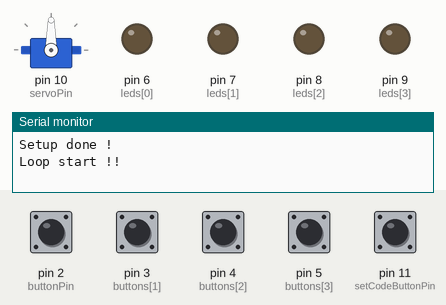
This sketch was run on a simulated Arduino Uno, built with avr-gcc and run on an emulated ATmega328P. Shown: servo, output pins drawn as LEDs (lit = HIGH), the last lines printed to the serial monitor. Dashed ring = blinking. Inputs (shaded band) come from the test bench; at power-on: pin 2 (buttonPin), pin 3 (buttons[1]), pin 4 (buttons[2]), pin 5 (buttons[3]), pin 11 (setCodeButtonPin) HIGH.

Above: at 1.3 s.
1.4 s: pin 11 (setCodeButtonPin) pulled LOW for 0.15 s
At 2.5 s:
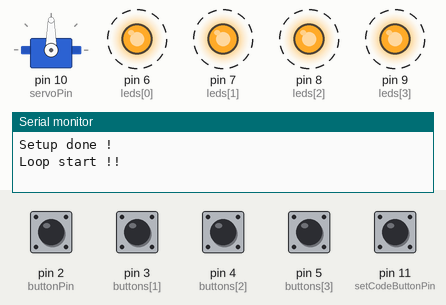
4.5 s: pin 2 (buttonPin) pulled LOW for 0.15 s
7.5 s: pin 11 (setCodeButtonPin) pulled LOW for 1 s
10.0 s: pin 3 (buttons[1]) pulled LOW for 0.15 s
At 10.6 s:
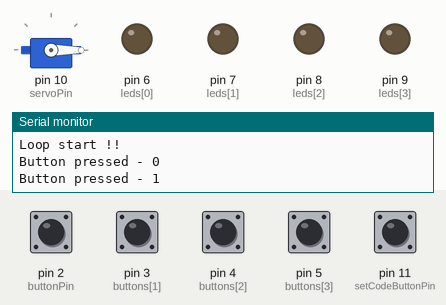
11.6 s: pin 2 (buttonPin) pulled LOW for 1 s
At 15.3 s:
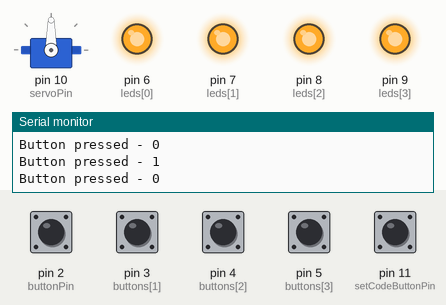
Timing chart, 0 to 15.6 s (numbered marks = the images above; inputs shaded):
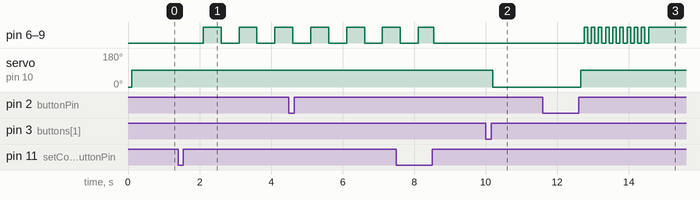

The sketch:

SafeBox.ino
```cpp
#include <Servo.h>

// constants won't change. They're used here to set pin numbers:
const int buttonPin = 2;  // the number of the pushbutton pin
const int ledPin = 7;    // the number of the LED pin

int debounceDelay = 50;

const int buttons[] = {2, 3, 4, 5};
const int leds[] = {6, 7, 8, 9};
const int maxCodeLength = 12;

long buttonsLastDebounceTime[4] = {0};
int buttonsState[4] = {0};
int buttonsPrevState[4] = {0};
int code[maxCodeLength] = {2, 2, 3, 4, -1, -1, -1, -1, -1, -1, -1};
int ledsState[4] = {0};

int setCodeButtonPin = 11;
int setCodeButtonState = 1;
int setCodeButtonPrevState = 1;
long setCodeButtonLastDebounceTime = 0;
int codeLength = 0;
int servoPin = 10;
bool isLock = true;
Servo servo;

bool readButton(int buttonPin, int& buttonState, int& prevButtonState, long& lastDebounceTime, int triggerState = 1){
  int reading = digitalRead(buttonPin);
  bool buttonReleased = false;
  // check to see if you just pressed the button
  // (i.e. the input went from LOW to HIGH), and you've waited long enough
  // since the last press to ignore any noise:
  // If the switch changed, due to noise or pressing:
  if (reading != prevButtonState) {
    // reset the debouncing timer
    lastDebounceTime = millis();

  }
  if ((millis() - lastDebounceTime) > debounceDelay) {
    // whatever the reading is at, it's been there for longer than the debounce
    // delay, so take it as the actual current state:
    // if the button state has changed:
    if (reading != buttonState) {
      buttonState = reading;
      if(reading == triggerState){
        buttonReleased = true;
      }
    }
  }

  prevButtonState = reading;
  return buttonReleased;
}

void setAllLedLeds(int state, int delayTime = 0){
  for( int i= 0; i < 4; i++){
    digitalWrite(leds[i], state);
    ledsState[i] = state;
    delay(delayTime);
  }
}

bool checkCode(int buttonIndex, int codePosition){
  return (buttonIndex == (code[codePosition] - 1));
}

int readCodeLength(){
  for(int i =0; i< maxCodeLength; i++){
    if(code[i] == -1){
      return i;
    }
  }
  return maxCodeLength;
}

void blinkLeds(int iteration){
  for(int i = 0; i < iteration; i++){
    setAllLedLeds(LOW);
    delay(100);
    setAllLedLeds(HIGH);
    delay(100);
  }
}

void setAllButtonState(int state = 0){
  for(int i =0; i < 4; i++){
    buttonsState[i] = state;
    buttonsPrevState[i] = state;
  }
}

void stopUpdatingCode(int codePosition){
  // Serial.println();
  // Serial.println("code :");
  for(int i = 0; i < maxCodeLength; i++){
    if(i < codePosition){
      // Serial.print(code[i]);
      // Serial.print(" ");
    }
    else{
      code[i] = -1;
    }
  }
  // Serial.println();
  setAllLedLeds(0);
  setAllButtonState(1);
}


void unlock(){
  servo.write(90);;
  isLock = false;
}

void lock(){
  if(!isLock){
    servo.writeMicroseconds(0);;
    isLock = true;
  }
}

void setup() {
  // initialize the LED pin as an output:
  Serial.begin(115200);
  delay(100);
  Serial.println("Setup done !");

  for(int index = 0; index < 4; index++){
    pinMode(leds[index], OUTPUT);
    pinMode(buttons[index], INPUT_PULLUP);
  }

  pinMode(setCodeButtonPin, INPUT_PULLUP);

  // initialize the pushbutton pin as an input:
  // pinMode(buttonPin, INPUT);
  servo.attach(servoPin);
  servo.write(0);
  Serial.begin(115200);
  setAllButtonState(1);

}


void loop(){
  int count = 0;
  long startBlink;
  bool isUpdatingCode = false;
  int codePosition = 0;
  codeLength = readCodeLength();
  Serial.println("Loop start !!");
  unlock();
  while(true){

    if(readButton(buttons[count], buttonsState[count], buttonsPrevState[count], buttonsLastDebounceTime[count])){
      Serial.print("Button pressed - ");
      Serial.println(count);
      if(isUpdatingCode){
        code[codePosition] = count + 1;
        codePosition++;
        if(codePosition == maxCodeLength){
          stopUpdatingCode(codePosition);
          isUpdatingCode = false;
          codeLength = readCodeLength();
        }
      }
      else{
        if(checkCode(count, codePosition)){
          float percent = 4.0 * codePosition / codeLength;
          digitalWrite(leds[(int) percent], HIGH);
          codePosition++;
          if(codePosition == codeLength){
            unlock();
            blinkLeds(10);
            codePosition = 0;
          }
        }
        else{
          lock();
          setAllLedLeds(0);
          codePosition = 0;
        }
      }
    }

    if(readButton(setCodeButtonPin, setCodeButtonState, setCodeButtonPrevState, setCodeButtonLastDebounceTime) && !isLock){
      isUpdatingCode = !isUpdatingCode;
      if(isUpdatingCode){
        startBlink = millis();
      }
      else{
        stopUpdatingCode(codePosition);
        codeLength = readCodeLength();
      }
      codePosition = 0;
    }

    if(isUpdatingCode){
      if((millis() - startBlink) > 500){
        setAllLedLeds(1 - ledsState[0]);
        startBlink = millis();
      }
    }


    count = (count + 1) % 4;
  }
}
```

Measured:
- after the input at 1.4 s, pin 6 (leds[0]), pin 7 (leds[1]), pin 8 (leds[2]), pin 9 (leds[3]): alternates HIGH for 0.50 s and LOW for 0.50 s, starting after 0.70 s
- after the input at 10.0 s, servo on pin 10 (servoPin): 90° → 0° after 0.20 s
- after the input at 11.6 s, pin 6 (leds[0]), pin 7 (leds[1]), pin 8 (leds[2]), pin 9 (leds[3]): alternates HIGH for 0.10 s and LOW for 0.10 s, 19 changes in all, then stays HIGH, starting after 1.2 s; servo on pin 10 (servoPin): 0° → 90° after 1.1 s
